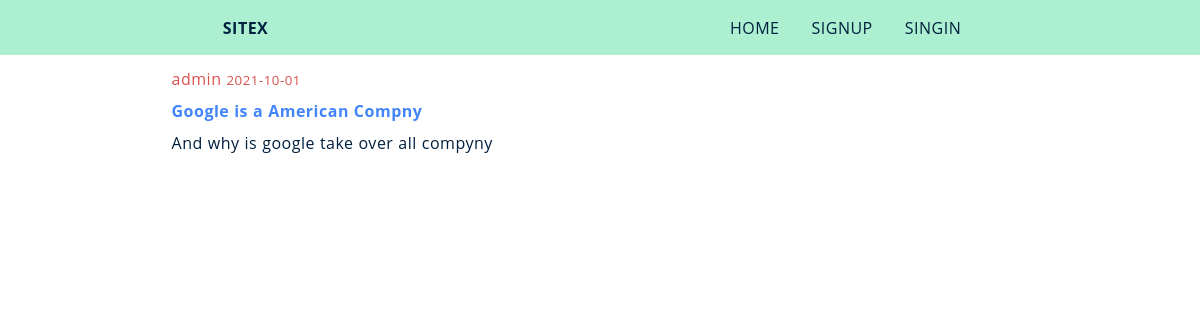
/blog/read/3/, run on the app's committed database.
### mysite/auth/models.py (models this page shows, shortened)
class User(db.Model,UserMixin):
    id = db.Column(db.Integer,primary_key=True)
    name = db.Column(db.String(20),unique=False,nullable=False)
    email = db.Column(db.String(25),unique=True,nullable=False)
    password = db.Column(db.String(20),unique=False,nullable=False)
    image_file = db.Column(db.String(50),nullable=False,default="default.png")
    posts = db.relationship('Post',backref='author',lazy=True,cascade='all, delete-orphan',                           single_parent=True)

### mysite/blog/models.py (models this page shows, shortened)
class Post(db.Model):
    id = db.Column(db.Integer,primary_key=True)
    title = db.Column(db.String(100),     nullable=False)
    content = db.Column(db.Text,nullable=False)
    post_created = db.Column(db.DateTime,nullable=False,default=datetime.utcnow)
    user_id = db.Column(db.Integer,db.ForeignKey('user.id'),nullable=False)

### mysite/blog/views.py (the view)
@blog.route("/read/<int:id>/")
def read_post(id):
    post = Post.query.filter_by(id=id).first()
    return render_template("Blog/read_post.html",post=post)

### mysite/templates/Blog/read_post.html (shortened to what this page needs)
{% extends "base.html" %}
{% block content %}
 <div class="container-f">
   <div class="container-bn">
          <div>
            <p class="left info">{{ post.author.name }}  <small class="">   {{ post.post_created.strftime('%Y-%m-%d')}}</small></p>
          </div>
          <div class="my-4">
            <h1 class="left ">
              <a class="link danger">{{ post.title }}</a>
            </h1>
          </div>
          <div class="my-4">
            <p class="left danger">{{ post.content }}</p>
          </div>
        </div>
       </div>
{% endblock %}

### mysite/static/base.css (style rules this page uses)
:root { --color: #00203FFF; --background: #ADEFD1FF; }
* { margin: 0; padding: 0; box-sizing: border-box; text-decoration: none; word-spacing: 0.3px; }

### mysite/static/layout.css (style rules this page uses)
:root { --color: #00203FFF; --background: #ADEFD1FF; }
* { letter-spacing: 0.5px; box-sizing: border-box; text-decorations: none; font-family: 'Open Sans', sans-serif; }
.info { color: #d9534f; }
.danger { color: var(--color); }
.container-bn { min-height: 20%; text-align: center; width: 90%; border-radius: 2px; padding: 10px; z-index: -1; margin: 0px auto; margin-top: 15px; margin-bottom: 5px; }
.container-f { height: 100%; min-height: 100%; min-width: 90%; margin: 20px auto; margin-top: 20px; width: 90%; border-radius: 2px; padding: 1px; padding-left: 0px; z-index: -1; text-align: left; }
.left { font-size: 100%; margin-top: 1px; width: 90%; text-align: left; margin: auto; }
.my-4 { margin: 10px 0px; }
.link { text-decoration: none; width: 100%; min-width: 100%; font-weight: bold; color: #4285FA; }

### data on the page
User: author.name "admin"
Post: post_created "2021-10-01", title "Google is a American Compny", content "And why is google take over all compyny"
